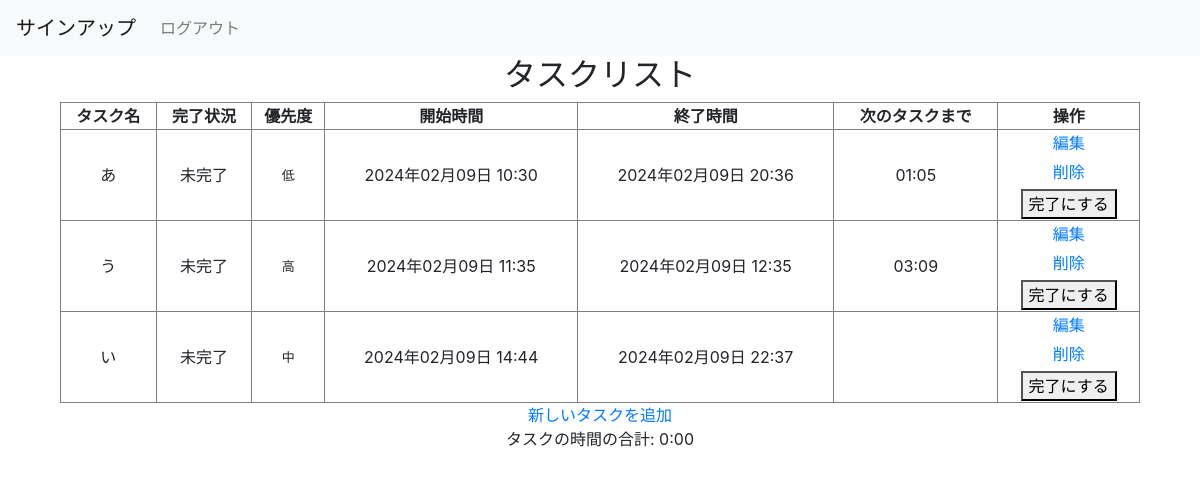
The page /scheduler/task_list/ (signed in) on the database its author committed.
### scheduler/models.py (models this page shows, shortened)
class Task(models.Model):
    PRIORITY_CHOICES = [
        ('high', '高'),
        ('medium', '中'),
        ('low', '低'),
    ]
    title = models.CharField(max_length=200)
    description = models.TextField()
    priority = models.CharField(max_length=10, choices=PRIORITY_CHOICES, default='medium')
    deadline = models.DateTimeField(default=timezone.now)
    completed = models.BooleanField(default=False)
    user = models.ForeignKey('auth.User', on_delete=models.CASCADE)
    usage_time = models.DurationField(default=timezone.timedelta(0))
    start_time = models.DateTimeField(default=timezone.now)

### scheduler/views.py (the view)
# urls.py: path('task_list/', TaskListView.as_view(), name='task_list'),
class TaskListView(LoginRequiredMixin, ListView):
    model = Task
    template_name = 'scheduler/task_list.html'
    context_object_name = 'tasks'
    def get_queryset(self):
        tasks = super().get_queryset()
        tasks = tasks.order_by('start_time')
        for i in range(len(tasks)):
            task = tasks[i]
            task.remaining_time = TaskListView.calculate_remaining_time(task.usage_time)
            if i < len(tasks) - 1:
                next_task_start_time = tasks[i + 1].start_time
                time_until_next_task = next_task_start_time - task.start_time
                task.time_until_next_task = TaskListView.format_timedelta(time_until_next_task)
            else:
                task.time_until_next_task = None
            task.start_time_formatted = self.format_datetime(task.start_time)
            task.end_time_formatted = self.format_datetime(task.deadline)
        return tasks
    @staticmethod
    def calculate_remaining_time(task_usage_time):
        if isinstance(task_usage_time, timedelta):
            remaining_time_minutes = 24 * 60 - task_usage_time.total_seconds() // 60
            remaining_hours, remaining_minutes = divmod(remaining_time_minutes, 60)
            remaining_time_formatted = "{:02}:{:02}".format(int(remaining_hours), int(remaining_minutes))
            return remaining_time_formatted
        else:
            pass
    @staticmethod
    def format_timedelta(timedelta):
        total_minutes = int(timedelta.total_seconds() // 60)
        hours, minutes = divmod(total_minutes, 60)
        return "{:02}:{:02}".format(hours, minutes)
    @staticmethod
    def format_datetime(datetime_value):
        return datetime_value.strftime("%Y年%m月%d日 %H:%M") if datetime_value else "-"

### scheduler/templates/scheduler/task_list.html (shortened to what this page needs)
{% extends 'scheduler/base.html' %}
{% block content %}
  <h2 style="text-align: center;">タスクリスト</h2>
  <table border="1" style="width: 90%; margin: 0 auto; text-align: center;">
    <thead>
      <tr>
        <th>タスク名</th>
        <th>完了状況</th>
        <th>優先度</th>
        <th>開始時間</th>
        <th>終了時間</th>
        <th>次のタスクまで</th>
        <th>操作</th>
      </tr>
    </thead>
    <tbody>
      {% if tasks %}
        {% for task in tasks %}
          <tr>
            <td>{{ task.title }}</td>
            <td>{% if task.completed %}完了{% else %}未完了{% endif %}</td>
            <td style="font-size: {% if task.priority == '高' %}large{% elif task.priority == '中' %}medium{% else %}small{% endif %};">
              {{ task.get_priority_display }}
            </td>
            <td>{% if task.start_time %}{{ task.start_time|date:"Y年m月d日 H:i" }}{% else %}-{% endif %}</td>
            <td>{% if task.deadline %}{{ task.deadline|date:"Y年m月d日 H:i" }}{% else %}-{% endif %}</td>
            <td>{% if task.time_until_next_task %}{{ task.time_until_next_task }}{% endif %}</td>
            <td>
              <div style="display: flex; flex-direction: column; align-items: center;">
                <div style="margin-bottom: 5px;">
                  <a href="{% url 'scheduler:update_task' task.pk %}">編集</a>
                </div>
                <div style="margin-bottom: 5px;">
                  <a href="{% url 'scheduler:delete_task' task.pk %}">削除</a>
                </div>
                <div>
                  <form method="post" action="{% url 'scheduler:complete_task' task.pk %}" style="display:inline;">
                    <button type="submit">{% if task.completed %}未完了に戻す{% else %}完了にする{% endif %}</button>
                  </form>
                </div>
              </div>
            </td>
          </tr>
        {% endfor %}
      {% else %}
        <tr>
          <td colspan="7">タスクがありません</td>
        </tr>
      {% endif %}
    </tbody>
  </table>
  <p style="text-align: center; margin-bottom: 0;"><a href="{% url 'scheduler:add_task' %}">新しいタスクを追加</a></p>
  {% if total_time %}
    <p style="text-align: center;">タスクの時間の合計: {{ total_time }}</p>
    {% if total_remaining_time %}
      <p style="text-align: center;">残り時間: {{ total_remaining_time }}</p>
    {% endif %}
  {% else %}
    <p style="text-align: center;">タスクの時間の合計: 0:00</p>
  {% endif %}
{% endblock %}

### scheduler/templates/scheduler/base.html (shortened to what this page needs)
<!DOCTYPE html>
<html lang="en">
<head>
    <link rel="stylesheet" href="https://maxcdn.bootstrapcdn.com/bootstrap/4.0.0/css/bootstrap.min.css">
</head>
<body>
    <header>
        <nav class="navbar navbar-expand-lg navbar-light bg-light">
            {% if request.path != '/scheduler/login/' %}
                <a class="navbar-brand" href="{% url 'scheduler:signup' %}">サインアップ</a>
            {% endif %}
            <div class="collapse navbar-collapse" id="navbarNav">
                <ul class="navbar-nav">
                    {% if user.is_authenticated %}
                        <li class="nav-item"><a class="nav-link" href="{% url 'scheduler:logout' %}">ログアウト</a></li>
                    {% else %}
                        {% if request.path != '/scheduler/login/' %}
                            <li class="nav-item" style="display: none;"><a class="nav-link" href="{% url 'scheduler:login' %}">ログイン</a></li>
                        {% endif %}
                    {% endif %}
                </ul>
            </div>
        </nav>
    </header>
    <main>
        {% block content %}{% endblock %}
    </main>
</body>
</html>

### rows shown on the page
Task: title "あ", completed "未完了", priority "低", start_time "2024年02月09日 10:30", deadline "2024年02月09日 20:36", time_until_next_task "01:05"
Task: title "う", completed "未完了", priority "高", start_time "2024年02月09日 11:35", deadline "2024年02月09日 12:35", time_until_next_task "03:09"
Task: title "い", completed "未完了", priority "中", start_time "2024年02月09日 14:44", deadline "2024年02月09日 22:37"
